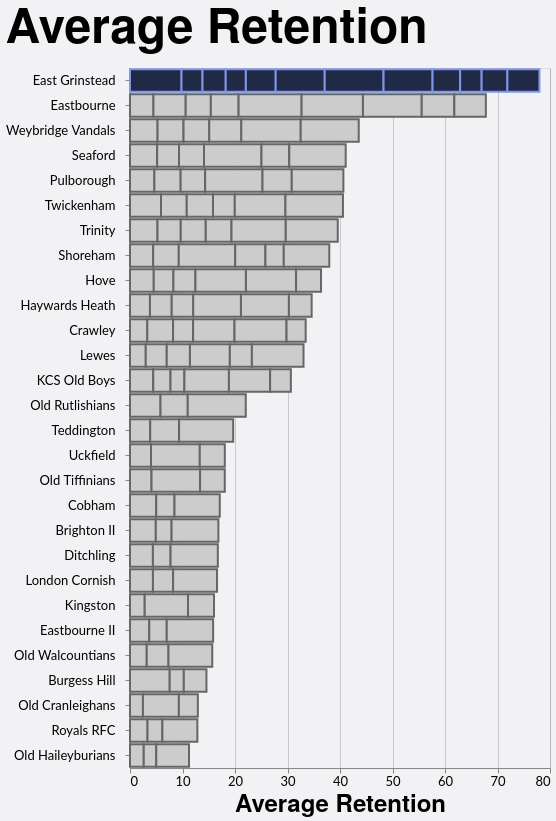

Vega-Lite specification for this chart:
### Vega-Lite specification from a JSON file in a GitHub repository (floating-point values rounded to 4 significant figures; data arrays with more than 128 entries replaced by an {"elided": "..."} marker saying what was removed)
{"config": {"axis": {"labelFont": "Lato, sans-serif", "titleFont": "PT Sans Narrow, Helvetica Neue, Helvetica, Arial, sans-serif", "labelFontSize": 13, "titleFontSize": 24, "gridColor": "#202947", "gridOpacity": 0.2}, "header": {"labelFont": "PT Sans Narrow, Helvetica Neue, Helvetica, Arial, sans-serif", "titleFont": "PT Sans Narrow, Helvetica Neue, Helvetica, Arial, sans-serif", "labelFontSize": 24, "titleFontSize": 28, "labelFontWeight": "bold", "orient": "left"}, "legend": {"labelFont": "Lato, sans-serif", "titleFont": "PT Sans Narrow, Helvetica Neue, Helvetica, Arial, sans-serif", "labelFontSize": 14, "titleFontSize": 16, "titlePadding": 5, "fillColor": "white", "strokeColor": "black", "padding": 10, "titleFontWeight": "lighter", "titleFontStyle": "italic", "titleColor": "gray", "offset": 10}, "title": {"font": "PT Sans Narrow, Helvetica Neue, Helvetica, Arial, sans-serif", "fontSize": 48, "fontWeight": "bold", "anchor": "start", "align": "center", "titlePadding": 20, "subtitlePadding": 10, "subtitleFontSize": 13, "subtitleColor": "", "subtitleFontStyle": "italic", "offset": 15, "color": "black"}, "axisX": {"labelAngle": 0}, "facet": {"title": null, "header": null, "align": {"row": "each", "column": "each"}}, "resolve": {"scale": {"y": "independent", "facet": "independent"}}, "background": "#f2f1f4"}, "data": {"name": "data-51321a731f12080bc936a5e07ed7eb21"}, "mark": {"type": "bar", "strokeWidth": 2}, "encoding": {"color": {"field": "Color1", "legend": null, "scale": null, "type": "nominal"}, "stroke": {"field": "Color2", "legend": null, "scale": null, "type": "nominal"}, "tooltip": [{"field": "Team", "type": "nominal"}, {"field": "Season", "type": "nominal"}, {"field": "Unit", "type": "nominal"}, {"field": "Average Retention", "format": ".2f", "type": "quantitative"}], "x": {"field": "Average Retention", "title": "Average Retention", "type": "quantitative"}, "y": {"axis": {"labelLimit": 200, "labelPadding": 10}, "field": "Team", "sort": "-x", "title": null, "type": "nominal"}}, "height": {"step": 25}, "title": "Average Retention", "width": 420, "$schema": "https://vega.github.io/schema/vega-lite/v5.20.1.json", "datasets": {"data-51321a731f12080bc936a5e07ed7eb21": {"elided": "132 records"}}}
